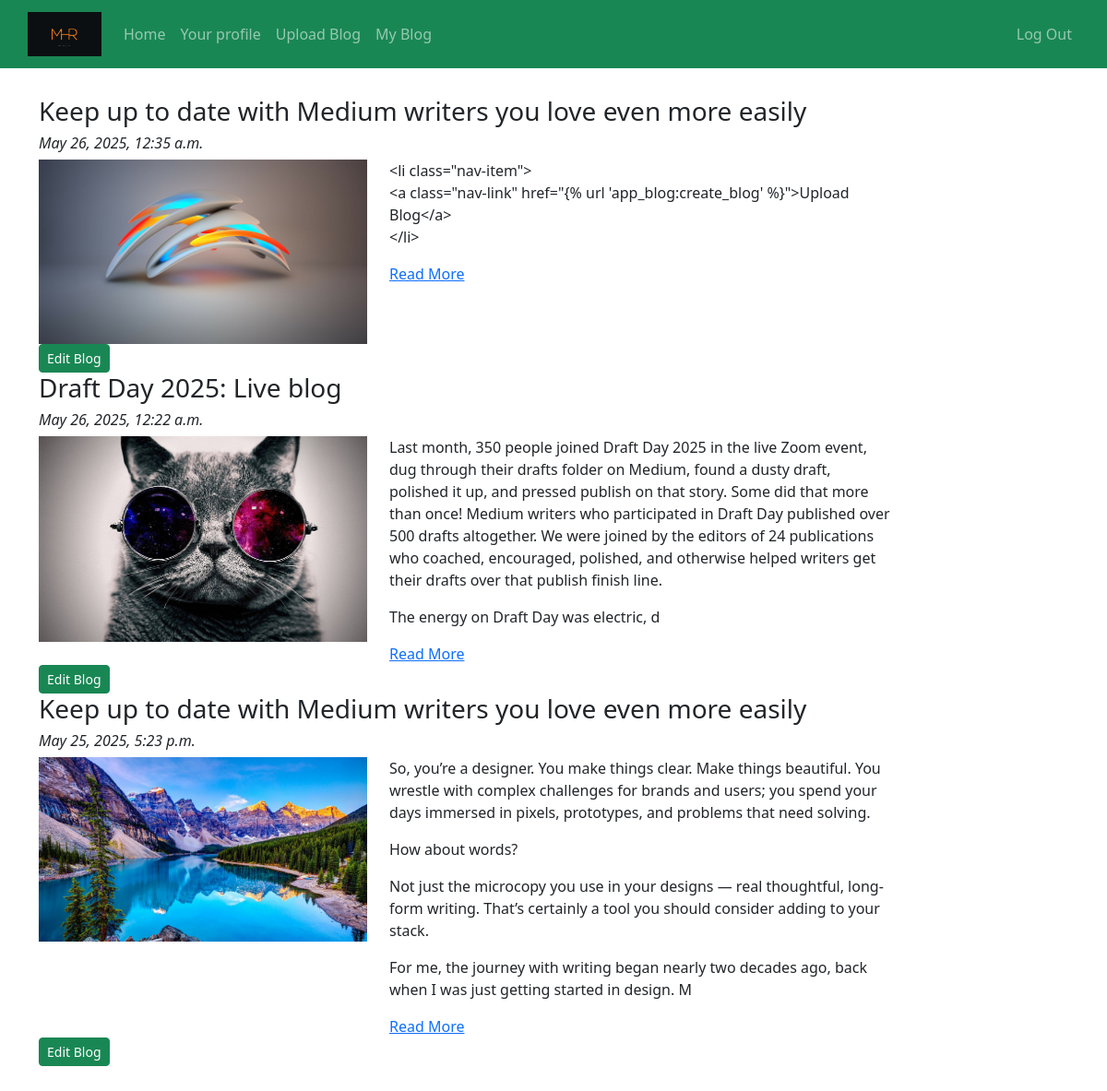
Screenshot of /blog/my-blogs/ (signed in) with the database file from the repository.
### app_blog/models.py (models this page shows, shortened)
class Blog(models.Model):
    author = models.ForeignKey(User, related_name='post_author', on_delete=models.CASCADE)
    blog_title = models.CharField(max_length=150, verbose_name="put a title")
    slug = models.SlugField(max_length=254, unique=True)
    blog_content = models.TextField(verbose_name="what is your mind?")
    blog_image = models.ImageField(upload_to='blog_image', verbose_name="image")
    publish_date = models.DateTimeField(auto_now_add=True)
    update_date = models.DateTimeField(auto_now=True)
    class Meta:
        ordering = ('-publish_date',)

### app_blog/views.py (the view)
# urls.py: path('my-blogs/', views.MyBlogs.as_view(), name="my_blog"),
class MyBlogs(LoginRequiredMixin, TemplateView):
    template_name = 'my_blogs.html'

### app_blog/templatetags/custom_filters.py (called while the page is built)
def range_filter(value):
    return value[0:500]

### app_blog/templates/my_blogs.html (shortened to what this page needs)
{% extends 'base.html' %}
{% load custom_filters %}
{% block content %}
    {% for row in user.post_author.all %}
        <h3>{{row.blog_title}}</h3>
        <h6><i>{{row.publish_date}}</i></h6>
        <div class="row">
            <div class="col-sm-4">
                <img src="/media/{{row.blog_image}}" width="100%">
            </div>
            <div class="col-sm-6">
                {{row.blog_content|range_filter|linebreaks}}
                <a href="{% url 'app_blog:blog_details' slug=row.slug %}">Read More</a>
            </div>
        </div>
        <a href="{% url 'app_blog:edit_blog' pk=row.pk %} " class="btn btn-success btn-sm">Edit Blog</a>
    {% endfor %}
{% endblock %}

### rows the page displays
Blog: blog_title "Keep up to date with Medium writers you love even more easily", publish_date "May 26, 2025, 12:35 a.m.", blog_image (picture), blog_content|range_filter "<li class=\"nav-item\"> <a class=\"nav-link\" href=\"{% url 'app_blog:create_blog' %}\">Upload Blog</a> </li>"
Blog: blog_title "Draft Day 2025: Live blog", publish_date "May 26, 2025, 12:22 a.m.", blog_image (picture), blog_content|range_filter "Last month, 350 people joined Draft Day 2025 in the live Zoom event, dug through their drafts folder on Medium, found a dusty draft, polished it up, and pressed publish on that story. Some did that more than once! Medium writers who participated in Draft Day published over 500 drafts altogether. We were joined by the editors of 24 publications who coached, encouraged, polished, and otherwise helped writers get their drafts over that publish finish line. The energy on Draft Day was electric, d"
Blog: blog_title "Keep up to date with Medium writers you love even more easily", publish_date "May 25, 2025, 5:23 p.m.", blog_image (picture), blog_content|range_filter "So, you’re a designer. You make things clear. Make things beautiful. You wrestle with complex challenges for brands and users; you spend your days immersed in pixels, prototypes, and problems that need solving. How about words? Not just the microcopy you use in your designs — real thoughtful, long-form writing. That’s certainly a tool you should consider adding to your stack. For me, the journey with writing began nearly two decades ago, back when I was just getting started in design. M"
